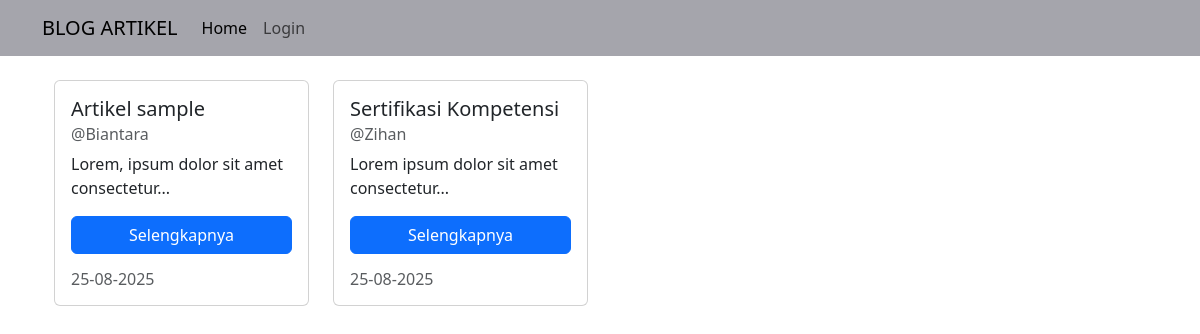
The page / on the database its author committed.
### tables this page shows
CREATE TABLE `Tb_artikel` (
  `id` int(3) NOT NULL,
  `judul_artikel` varchar(50) NOT NULL,
  `isi_artikel` text NOT NULL,
  `id_penulis` int(3) NOT NULL,
  `tanggal` date NOT NULL
);

CREATE TABLE `Tb_penulis` (
  `id_penulis` int(3) NOT NULL,
  `username` varchar(50) NOT NULL,
  `password` varchar(10) NOT NULL,
  `status` int(1) NOT NULL DEFAULT 0
);

### application/controllers/Landing.php (called while the page is built, shortened)
<?php
class Landing extends CI_Controller
{
	public function __construct()
	{
		$this->load->model('M_Artikel', 'artikel');
		$this->load->model('M_Komentar', 'komentar');
		$this->load->helper('ba');
	}
	public function index()
	{
		$data = [
			'title'   => 'Blog Artikel',
			'page'    => 'landing/v_home',
			'artikel' => $this->artikel->getAllArtikel()
		];
		$this->load->view('index', $data);
	}
}

### index.php (called while the page is built, shortened)
<?php
require_once BASEPATH.'core/CodeIgniter.php';

### application/models/M_Artikel.php (called while the page is built, shortened)
<?php
class M_Artikel extends CI_Model
{
	public function getAllArtikel($where = null)
	{
		$this->db->select('Tb_artikel.*, Tb_penulis.username as penulis');
		$this->db->join('Tb_penulis', 'Tb_artikel.id_penulis = Tb_penulis.id_penulis', 'inner');
		$this->db->order_by('Tb_artikel.judul_artikel', 'asc');
		return $this->db->get('Tb_artikel')->result();
	}
}

### application/helpers/ba_helper.php (called while the page is built, shortened)
<?php
function potong_teks($teks, $limit = 100)
{
	$teks = strip_tags($teks);
	$potong = substr($teks, 0, $limit);
	$potong = substr($potong, 0, strrpos($potong, ' '));
	return $potong . '...';
}

### application/views/landing/v_home.php (the view, shortened to what this page needs)
<div class="container">
	<div class="row">
		<?php foreach ($artikel as $dt) : ?>
			<div class="col-md-3 d-flex">
				<div class="card h-100 w-100">
					<div class="card-body d-flex flex-column">
						<h5 class="card-title"><?= $dt->judul_artikel; ?></h5>
						<h6 class="card-subtitle mb-2 text-body-secondary">
							<?= '@' . $dt->penulis; ?>
						</h6>
						<p class="card-text flex-grow-1"><?= potong_teks($dt->isi_artikel, 50); ?></p>
						<a href="<?= base_url('detail/artikel/' . $dt->id); ?>" class="btn btn-primary mt-auto">Selengkapnya</a>
						<h6 class="card-subtitle mt-3 text-body-secondary">
							<?= date('d-m-Y', strtotime($dt->tanggal)); ?>
						</h6>
					</div>
				</div>
			</div>
		<?php endforeach; ?>
	</div>
</div>

### application/views/landing/v_home.php (style rules this page uses)
.row { display: flex; flex-wrap: wrap; }
.row>[class*='col-'] { display: flex; }
.card { flex: 1 1 auto; }

### rows shown on the page
tb_artikel: judul_artikel "Artikel sample", id_penulis.username "Biantara", isi_artikel "Lorem, ipsum dolor sit amet consectetur...", tanggal "25-08-2025"
tb_artikel: judul_artikel "Sertifikasi Kompetensi", id_penulis.username "Zihan", isi_artikel "Lorem ipsum dolor sit amet consectetur...", tanggal "25-08-2025"
